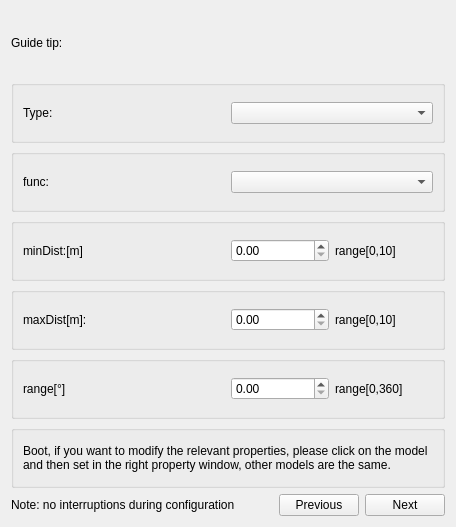
<?xml version="1.0" encoding="UTF-8"?>
<ui version="4.0">
 <class>UltrasonicContentSetting</class>
 <widget class="QWidget" name="UltrasonicContentSetting">
  <property name="geometry">
   <rect>
    <x>0</x>
    <y>0</y>
    <width>456</width>
    <height>527</height>
   </rect>
  </property>
  <property name="windowTitle">
   <string>Ultrasonic Guidence Setting</string>
  </property>
  <layout class="QVBoxLayout" name="verticalLayout">
   <item>
    <layout class="QHBoxLayout" name="horizontalLayout_15">
     <item>
      <widget class="QLabel" name="label_prompt">
       <property name="text">
        <string>Guide tip:</string>
       </property>
      </widget>
     </item>
     <item>
      <widget class="QLabel" name="label_direction">
       <property name="text">
        <string/>
       </property>
      </widget>
     </item>
    </layout>
   </item>
   <item>
    <widget class="QGroupBox" name="groupBox_0">
     <property name="title">
      <string/>
     </property>
     <layout class="QHBoxLayout" name="horizontalLayout_9">
      <item>
       <layout class="QHBoxLayout" name="horizontalLayout_3">
        <item>
         <widget class="QLabel" name="label_6">
          <property name="text">
           <string>Type:</string>
          </property>
         </widget>
        </item>
        <item>
         <widget class="customComboBox" name="comboBox_type"/>
        </item>
       </layout>
      </item>
     </layout>
    </widget>
   </item>
   <item>
    <widget class="QGroupBox" name="groupBox_1">
     <property name="title">
      <string/>
     </property>
     <layout class="QHBoxLayout" name="horizontalLayout_10">
      <item>
       <layout class="QHBoxLayout" name="horizontalLayout_5">
        <item>
         <widget class="QLabel" name="label">
          <property name="text">
           <string>func:</string>
          </property>
         </widget>
        </item>
        <item>
         <widget class="customComboBox" name="comboBox_func"/>
        </item>
       </layout>
      </item>
     </layout>
    </widget>
   </item>
   <item>
    <widget class="QGroupBox" name="groupBox_2">
     <property name="title">
      <string/>
     </property>
     <layout class="QHBoxLayout" name="horizontalLayout_11">
      <item>
       <layout class="QHBoxLayout" name="horizontalLayout_6">
        <item>
         <widget class="QLabel" name="label_2">
          <property name="text">
           <string>minDist:[m]</string>
          </property>
         </widget>
        </item>
        <item>
         <layout class="QHBoxLayout" name="horizontalLayout">
          <item>
           <widget class="customDoubleSpinBox" name="doubleSpinBox_minDist">
            <property name="maximum">
             <double>10.000000000000000</double>
            </property>
           </widget>
          </item>
          <item>
           <widget class="QLabel" name="label_7">
            <property name="text">
             <string>range[0,10]</string>
            </property>
           </widget>
          </item>
         </layout>
        </item>
       </layout>
      </item>
     </layout>
    </widget>
   </item>
   <item>
    <widget class="QGroupBox" name="groupBox_3">
     <property name="title">
      <string/>
     </property>
     <layout class="QHBoxLayout" name="horizontalLayout_12">
      <item>
       <layout class="QHBoxLayout" name="horizontalLayout_7">
        <item>
         <widget class="QLabel" name="label_3">
          <property name="text">
           <string>maxDist[m]:</string>
          </property>
         </widget>
        </item>
        <item>
         <layout class="QHBoxLayout" name="horizontalLayout_2">
          <item>
           <widget class="customDoubleSpinBox" name="doubleSpinBox_maxDist">
            <property name="maximum">
             <double>10.000000000000000</double>
            </property>
           </widget>
          </item>
          <item>
           <widget class="QLabel" name="label_8">
            <property name="text">
             <string>range[0,10]</string>
            </property>
           </widget>
          </item>
         </layout>
        </item>
       </layout>
      </item>
     </layout>
    </widget>
   </item>
   <item>
    <widget class="QGroupBox" name="groupBox_4">
     <property name="title">
      <string/>
     </property>
     <layout class="QHBoxLayout" name="horizontalLayout_13">
      <item>
       <layout class="QHBoxLayout" name="horizontalLayout_8">
        <item>
         <widget class="QLabel" name="label_4">
          <property name="text">
           <string>range[°]</string>
          </property>
         </widget>
        </item>
        <item>
         <layout class="QHBoxLayout" name="horizontalLayout_4">
          <item>
           <widget class="customDoubleSpinBox" name="doubleSpinBox_range">
            <property name="maximum">
             <double>360.000000000000000</double>
            </property>
           </widget>
          </item>
          <item>
           <widget class="QLabel" name="label_9">
            <property name="text">
             <string>range[0,360]</string>
            </property>
           </widget>
          </item>
         </layout>
        </item>
       </layout>
      </item>
     </layout>
    </widget>
   </item>
   <item>
    <widget class="QGroupBox" name="groupBox_5">
     <property name="sizePolicy">
      <sizepolicy hsizetype="Preferred" vsizetype="Minimum">
       <horstretch>0</horstretch>
       <verstretch>0</verstretch>
      </sizepolicy>
     </property>
     <property name="title">
      <string/>
     </property>
     <layout class="QHBoxLayout" name="horizontalLayout_16">
      <item>
       <widget class="QLabel" name="label_directOther">
        <property name="text">
         <string>Boot, if you want to modify the relevant properties, please click on the model and then set in the right property window, other models are the same.</string>
        </property>
        <property name="wordWrap">
         <bool>true</bool>
        </property>
       </widget>
      </item>
     </layout>
    </widget>
   </item>
   <item>
    <layout class="QHBoxLayout" name="horizontalLayout_14">
     <item>
      <widget class="QLabel" name="label_warningToolTip">
       <property name="text">
        <string>Note: no interruptions during configuration</string>
       </property>
      </widget>
     </item>
     <item>
      <spacer name="horizontalSpacer">
       <property name="orientation">
        <enum>Qt::Horizontal</enum>
       </property>
       <property name="sizeHint" stdset="0">
        <size>
         <width>40</width>
         <height>20</height>
        </size>
       </property>
      </spacer>
     </item>
     <item>
      <widget class="QPushButton" name="ptb_Previous">
       <property name="text">
        <string>Previous</string>
       </property>
      </widget>
     </item>
     <item>
      <widget class="QPushButton" name="ptb_Next">
       <property name="text">
        <string>  Next  </string>
       </property>
      </widget>
     </item>
    </layout>
   </item>
  </layout>
 </widget>
 <customwidgets>
  <customwidget>
   <class>customComboBox</class>
   <extends>QComboBox</extends>
   <header>ModelCustomWidget.h</header>
  </customwidget>
  <customwidget>
   <class>customDoubleSpinBox</class>
   <extends>QDoubleSpinBox</extends>
   <header>ModelCustomWidget.h</header>
  </customwidget>
 </customwidgets>
 <resources/>
 <connections/>
</ui>
